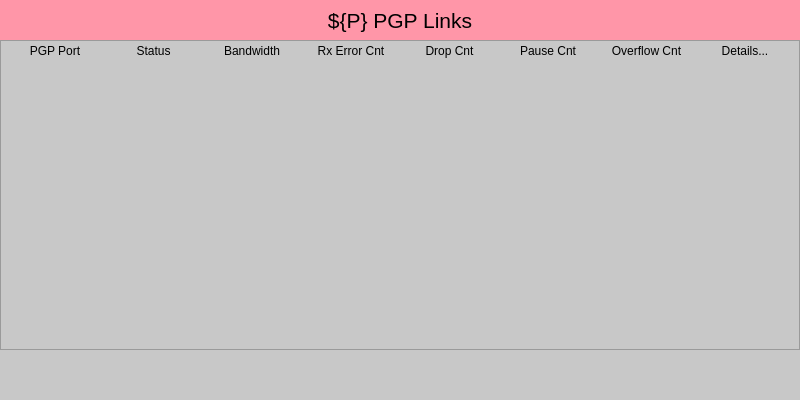
<?xml version="1.0" encoding="UTF-8"?>
<ui version="4.0">
 <class>Form</class>
 <widget class="QWidget" name="Form">
  <property name="geometry">
   <rect>
    <x>0</x>
    <y>0</y>
    <width>800</width>
    <height>400</height>
   </rect>
  </property>
  <property name="minimumSize">
   <size>
    <width>800</width>
    <height>400</height>
   </size>
  </property>
  <property name="windowTitle">
   <string>${P} PGP Links</string>
  </property>
  <property name="styleSheet">
   <string notr="true">background-color: rgb(200, 200, 200);</string>
  </property>
  <layout class="QGridLayout" name="gridLayout">
   <property name="leftMargin">
    <number>0</number>
   </property>
   <property name="topMargin">
    <number>0</number>
   </property>
   <property name="rightMargin">
    <number>0</number>
   </property>
   <property name="bottomMargin">
    <number>0</number>
   </property>
   <property name="spacing">
    <number>0</number>
   </property>
   <item row="0" column="0">
    <widget class="QLabel" name="label">
     <property name="minimumSize">
      <size>
       <width>0</width>
       <height>40</height>
      </size>
     </property>
     <property name="maximumSize">
      <size>
       <width>16777215</width>
       <height>40</height>
      </size>
     </property>
     <property name="font">
      <font>
       <pointsize>16</pointsize>
      </font>
     </property>
     <property name="styleSheet">
      <string notr="true">background-color: rgb(255, 150, 168);</string>
     </property>
     <property name="text">
      <string>${P} PGP Links</string>
     </property>
     <property name="alignment">
      <set>Qt::AlignCenter</set>
     </property>
    </widget>
   </item>
   <item row="2" column="0">
    <widget class="QFrame" name="frame">
     <property name="minimumSize">
      <size>
       <width>0</width>
       <height>50</height>
      </size>
     </property>
     <property name="maximumSize">
      <size>
       <width>16777215</width>
       <height>50</height>
      </size>
     </property>
     <property name="frameShape">
      <enum>QFrame::NoFrame</enum>
     </property>
     <property name="frameShadow">
      <enum>QFrame::Plain</enum>
     </property>
     <widget class="PyDMDrawingImage" name="PyDMDrawingImage">
      <property name="geometry">
       <rect>
        <x>10</x>
        <y>0</y>
        <width>250</width>
        <height>50</height>
       </rect>
      </property>
      <property name="toolTip">
       <string/>
      </property>
      <property name="styleSheet">
       <string notr="true">background-color: rgb(200, 200, 200);</string>
      </property>
      <property name="filename" stdset="0">
       <string>lcls_mps_lockup_sidebyside_digital.png</string>
      </property>
     </widget>
    </widget>
   </item>
   <item row="1" column="0">
    <widget class="QScrollArea" name="scrollArea">
     <property name="widgetResizable">
      <bool>true</bool>
     </property>
     <widget class="QWidget" name="scrollAreaWidgetContents">
      <property name="geometry">
       <rect>
        <x>0</x>
        <y>0</y>
        <width>798</width>
        <height>308</height>
       </rect>
      </property>
      <layout class="QVBoxLayout" name="verticalLayout">
       <property name="spacing">
        <number>0</number>
       </property>
       <property name="leftMargin">
        <number>5</number>
       </property>
       <property name="topMargin">
        <number>0</number>
       </property>
       <property name="rightMargin">
        <number>5</number>
       </property>
       <property name="bottomMargin">
        <number>0</number>
       </property>
       <item>
        <widget class="QFrame" name="frame_2">
         <property name="minimumSize">
          <size>
           <width>0</width>
           <height>20</height>
          </size>
         </property>
         <property name="maximumSize">
          <size>
           <width>16777215</width>
           <height>20</height>
          </size>
         </property>
         <property name="frameShape">
          <enum>QFrame::NoFrame</enum>
         </property>
         <property name="frameShadow">
          <enum>QFrame::Raised</enum>
         </property>
         <layout class="QHBoxLayout" name="horizontalLayout">
          <property name="spacing">
           <number>1</number>
          </property>
          <property name="leftMargin">
           <number>0</number>
          </property>
          <property name="topMargin">
           <number>0</number>
          </property>
          <property name="rightMargin">
           <number>0</number>
          </property>
          <property name="bottomMargin">
           <number>0</number>
          </property>
          <item>
           <widget class="QLabel" name="label_2">
            <property name="text">
             <string>PGP Port</string>
            </property>
            <property name="alignment">
             <set>Qt::AlignCenter</set>
            </property>
           </widget>
          </item>
          <item>
           <widget class="QLabel" name="label_3">
            <property name="text">
             <string>Status</string>
            </property>
            <property name="alignment">
             <set>Qt::AlignCenter</set>
            </property>
           </widget>
          </item>
          <item>
           <widget class="QLabel" name="label_4">
            <property name="text">
             <string>Bandwidth</string>
            </property>
            <property name="alignment">
             <set>Qt::AlignCenter</set>
            </property>
           </widget>
          </item>
          <item>
           <widget class="QLabel" name="label_5">
            <property name="text">
             <string>Rx Error Cnt</string>
            </property>
            <property name="alignment">
             <set>Qt::AlignCenter</set>
            </property>
           </widget>
          </item>
          <item>
           <widget class="QLabel" name="label_6">
            <property name="text">
             <string>Drop Cnt</string>
            </property>
            <property name="alignment">
             <set>Qt::AlignCenter</set>
            </property>
           </widget>
          </item>
          <item>
           <widget class="QLabel" name="label_7">
            <property name="text">
             <string>Pause Cnt</string>
            </property>
            <property name="alignment">
             <set>Qt::AlignCenter</set>
            </property>
           </widget>
          </item>
          <item>
           <widget class="QLabel" name="label_8">
            <property name="text">
             <string>Overflow Cnt</string>
            </property>
            <property name="alignment">
             <set>Qt::AlignCenter</set>
            </property>
           </widget>
          </item>
          <item>
           <widget class="QLabel" name="label_9">
            <property name="text">
             <string>Details...</string>
            </property>
            <property name="alignment">
             <set>Qt::AlignCenter</set>
            </property>
           </widget>
          </item>
         </layout>
        </widget>
       </item>
       <item>
        <widget class="PyDMEmbeddedDisplay" name="PyDMEmbeddedDisplay">
         <property name="minimumSize">
          <size>
           <width>0</width>
           <height>24</height>
          </size>
         </property>
         <property name="maximumSize">
          <size>
           <width>16777215</width>
           <height>24</height>
          </size>
         </property>
         <property name="toolTip">
          <string/>
         </property>
         <property name="frameShape">
          <enum>QFrame::NoFrame</enum>
         </property>
         <property name="macros" stdset="0">
          <string>{&quot;P&quot;:&quot;${P}&quot;,&quot;N&quot;:&quot;0&quot;,&quot;N1&quot;:&quot;0&quot;}</string>
         </property>
         <property name="filename" stdset="0">
          <string>$PYDM/mps/mps_cn_inline_pgp.ui</string>
         </property>
        </widget>
       </item>
       <item>
        <widget class="PyDMEmbeddedDisplay" name="PyDMEmbeddedDisplay_2">
         <property name="minimumSize">
          <size>
           <width>0</width>
           <height>24</height>
          </size>
         </property>
         <property name="maximumSize">
          <size>
           <width>16777215</width>
           <height>24</height>
          </size>
         </property>
         <property name="toolTip">
          <string/>
         </property>
         <property name="frameShape">
          <enum>QFrame::NoFrame</enum>
         </property>
         <property name="macros" stdset="0">
          <string>{&quot;P&quot;:&quot;${P}&quot;,&quot;N&quot;:&quot;1&quot;,&quot;N1&quot;:&quot;1&quot;}</string>
         </property>
         <property name="filename" stdset="0">
          <string>$PYDM/mps/mps_cn_inline_pgp.ui</string>
         </property>
        </widget>
       </item>
       <item>
        <widget class="PyDMEmbeddedDisplay" name="PyDMEmbeddedDisplay_3">
         <property name="minimumSize">
          <size>
           <width>0</width>
           <height>24</height>
          </size>
         </property>
         <property name="maximumSize">
          <size>
           <width>16777215</width>
           <height>24</height>
          </size>
         </property>
         <property name="toolTip">
          <string/>
         </property>
         <property name="frameShape">
          <enum>QFrame::NoFrame</enum>
         </property>
         <property name="macros" stdset="0">
          <string>{&quot;P&quot;:&quot;${P}&quot;,&quot;N&quot;:&quot;2&quot;,&quot;N1&quot;:&quot;2&quot;}</string>
         </property>
         <property name="filename" stdset="0">
          <string>$PYDM/mps/mps_cn_inline_pgp.ui</string>
         </property>
        </widget>
       </item>
       <item>
        <widget class="PyDMEmbeddedDisplay" name="PyDMEmbeddedDisplay_5">
         <property name="minimumSize">
          <size>
           <width>0</width>
           <height>24</height>
          </size>
         </property>
         <property name="maximumSize">
          <size>
           <width>16777215</width>
           <height>24</height>
          </size>
         </property>
         <property name="toolTip">
          <string/>
         </property>
         <property name="frameShape">
          <enum>QFrame::NoFrame</enum>
         </property>
         <property name="macros" stdset="0">
          <string>{&quot;P&quot;:&quot;${P}&quot;,&quot;N&quot;:&quot;3&quot;,&quot;N1&quot;:&quot;3&quot;}</string>
         </property>
         <property name="filename" stdset="0">
          <string>$PYDM/mps/mps_cn_inline_pgp.ui</string>
         </property>
        </widget>
       </item>
       <item>
        <widget class="PyDMEmbeddedDisplay" name="PyDMEmbeddedDisplay_4">
         <property name="minimumSize">
          <size>
           <width>0</width>
           <height>24</height>
          </size>
         </property>
         <property name="maximumSize">
          <size>
           <width>16777215</width>
           <height>24</height>
          </size>
         </property>
         <property name="toolTip">
          <string/>
         </property>
         <property name="frameShape">
          <enum>QFrame::NoFrame</enum>
         </property>
         <property name="macros" stdset="0">
          <string>{&quot;P&quot;:&quot;${P}&quot;,&quot;N&quot;:&quot;4&quot;,&quot;N1&quot;:&quot;4&quot;}</string>
         </property>
         <property name="filename" stdset="0">
          <string>$PYDM/mps/mps_cn_inline_pgp.ui</string>
         </property>
        </widget>
       </item>
       <item>
        <widget class="PyDMEmbeddedDisplay" name="PyDMEmbeddedDisplay_7">
         <property name="minimumSize">
          <size>
           <width>0</width>
           <height>24</height>
          </size>
         </property>
         <property name="maximumSize">
          <size>
           <width>16777215</width>
           <height>24</height>
          </size>
         </property>
         <property name="toolTip">
          <string/>
         </property>
         <property name="frameShape">
          <enum>QFrame::NoFrame</enum>
         </property>
         <property name="macros" stdset="0">
          <string>{&quot;P&quot;:&quot;${P}&quot;,&quot;N&quot;:&quot;5&quot;,&quot;N1&quot;:&quot;5&quot;}</string>
         </property>
         <property name="filename" stdset="0">
          <string>$PYDM/mps/mps_cn_inline_pgp.ui</string>
         </property>
        </widget>
       </item>
       <item>
        <widget class="PyDMEmbeddedDisplay" name="PyDMEmbeddedDisplay_6">
         <property name="minimumSize">
          <size>
           <width>0</width>
           <height>24</height>
          </size>
         </property>
         <property name="maximumSize">
          <size>
           <width>16777215</width>
           <height>24</height>
          </size>
         </property>
         <property name="toolTip">
          <string/>
         </property>
         <property name="frameShape">
          <enum>QFrame::NoFrame</enum>
         </property>
         <property name="macros" stdset="0">
          <string>{&quot;P&quot;:&quot;${P}&quot;,&quot;N&quot;:&quot;7&quot;,&quot;N1&quot;:&quot;6&quot;}</string>
         </property>
         <property name="filename" stdset="0">
          <string>$PYDM/mps/mps_cn_inline_pgp.ui</string>
         </property>
        </widget>
       </item>
       <item>
        <widget class="PyDMEmbeddedDisplay" name="PyDMEmbeddedDisplay_8">
         <property name="minimumSize">
          <size>
           <width>0</width>
           <height>24</height>
          </size>
         </property>
         <property name="maximumSize">
          <size>
           <width>16777215</width>
           <height>24</height>
          </size>
         </property>
         <property name="toolTip">
          <string/>
         </property>
         <property name="frameShape">
          <enum>QFrame::NoFrame</enum>
         </property>
         <property name="macros" stdset="0">
          <string>{&quot;P&quot;:&quot;${P}&quot;,&quot;N&quot;:&quot;8&quot;,&quot;N1&quot;:&quot;7&quot;}</string>
         </property>
         <property name="filename" stdset="0">
          <string>$PYDM/mps/mps_cn_inline_pgp.ui</string>
         </property>
        </widget>
       </item>
       <item>
        <widget class="PyDMEmbeddedDisplay" name="PyDMEmbeddedDisplay_10">
         <property name="minimumSize">
          <size>
           <width>0</width>
           <height>24</height>
          </size>
         </property>
         <property name="maximumSize">
          <size>
           <width>16777215</width>
           <height>24</height>
          </size>
         </property>
         <property name="toolTip">
          <string/>
         </property>
         <property name="frameShape">
          <enum>QFrame::NoFrame</enum>
         </property>
         <property name="macros" stdset="0">
          <string>{&quot;P&quot;:&quot;${P}&quot;,&quot;N&quot;:&quot;9&quot;,&quot;N1&quot;:&quot;8&quot;}</string>
         </property>
         <property name="filename" stdset="0">
          <string>$PYDM/mps/mps_cn_inline_pgp.ui</string>
         </property>
        </widget>
       </item>
       <item>
        <widget class="PyDMEmbeddedDisplay" name="PyDMEmbeddedDisplay_11">
         <property name="minimumSize">
          <size>
           <width>0</width>
           <height>24</height>
          </size>
         </property>
         <property name="maximumSize">
          <size>
           <width>16777215</width>
           <height>24</height>
          </size>
         </property>
         <property name="toolTip">
          <string/>
         </property>
         <property name="frameShape">
          <enum>QFrame::NoFrame</enum>
         </property>
         <property name="macros" stdset="0">
          <string>{&quot;P&quot;:&quot;${P}&quot;,&quot;N&quot;:&quot;10&quot;,&quot;N1&quot;:&quot;9&quot;}</string>
         </property>
         <property name="filename" stdset="0">
          <string>$PYDM/mps/mps_cn_inline_pgp.ui</string>
         </property>
        </widget>
       </item>
       <item>
        <widget class="PyDMEmbeddedDisplay" name="PyDMEmbeddedDisplay_12">
         <property name="minimumSize">
          <size>
           <width>0</width>
           <height>24</height>
          </size>
         </property>
         <property name="maximumSize">
          <size>
           <width>16777215</width>
           <height>24</height>
          </size>
         </property>
         <property name="toolTip">
          <string/>
         </property>
         <property name="frameShape">
          <enum>QFrame::NoFrame</enum>
         </property>
         <property name="macros" stdset="0">
          <string>{&quot;P&quot;:&quot;${P}&quot;,&quot;N&quot;:&quot;11&quot;,&quot;N1&quot;:&quot;10&quot;}</string>
         </property>
         <property name="filename" stdset="0">
          <string>$PYDM/mps/mps_cn_inline_pgp.ui</string>
         </property>
        </widget>
       </item>
       <item>
        <widget class="PyDMEmbeddedDisplay" name="PyDMEmbeddedDisplay_9">
         <property name="minimumSize">
          <size>
           <width>0</width>
           <height>24</height>
          </size>
         </property>
         <property name="maximumSize">
          <size>
           <width>16777215</width>
           <height>24</height>
          </size>
         </property>
         <property name="toolTip">
          <string/>
         </property>
         <property name="frameShape">
          <enum>QFrame::NoFrame</enum>
         </property>
         <property name="macros" stdset="0">
          <string>{&quot;P&quot;:&quot;${P}&quot;,&quot;N&quot;:&quot;12&quot;,&quot;N1&quot;:&quot;11&quot;}</string>
         </property>
         <property name="filename" stdset="0">
          <string>$PYDM/mps/mps_cn_inline_pgp.ui</string>
         </property>
        </widget>
       </item>
       <item>
        <spacer name="verticalSpacer">
         <property name="orientation">
          <enum>Qt::Vertical</enum>
         </property>
         <property name="sizeHint" stdset="0">
          <size>
           <width>20</width>
           <height>40</height>
          </size>
         </property>
        </spacer>
       </item>
      </layout>
     </widget>
    </widget>
   </item>
  </layout>
 </widget>
 <customwidgets>
  <customwidget>
   <class>PyDMEmbeddedDisplay</class>
   <extends>QFrame</extends>
   <header>pydm.widgets.embedded_display</header>
  </customwidget>
  <customwidget>
   <class>PyDMDrawingImage</class>
   <extends>QWidget</extends>
   <header>pydm.widgets.drawing</header>
  </customwidget>
 </customwidgets>
 <resources/>
 <connections/>
</ui>
